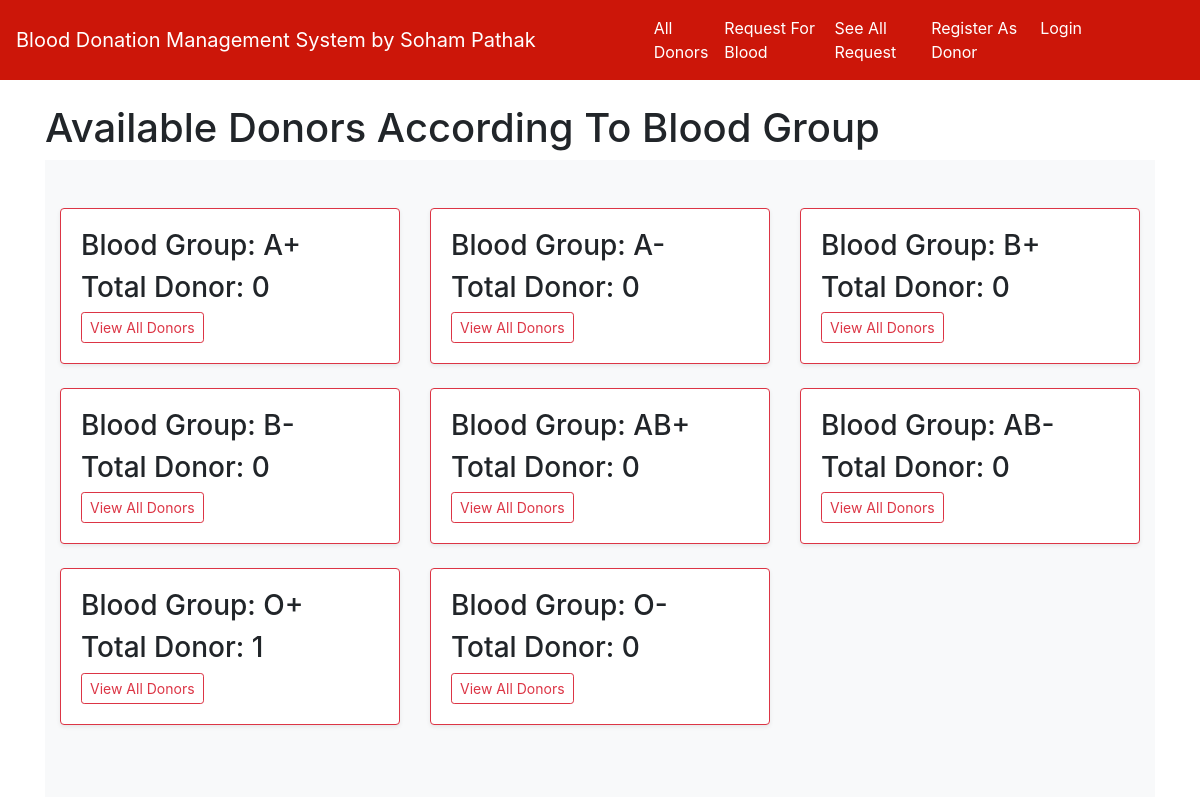
The page / on the database its author committed.
### home/models.py (models this page shows, shortened)
class BloodGroup(models.Model):
    name = models.CharField(max_length=5)

### home/views.py (the view)
# urls.py: path("", views.index, name="index"),
def index(request):
    all_group = BloodGroup.objects.annotate(total=Count('donor'))
    return render(request, "index.html", {'all_group':all_group})

### home/templates/index.html (shortened to what this page needs)
{% extends 'base.html' %}
{% load static %}
{% block body %}
<div class="container">
<h1>Available Donors According To Blood Group</h1>
  <div class="album py-5 bg-light">
    <div class="container">
      <div class="row">
        {% for i in all_group %}
        <div class="col-md-4">
          <div class="card mb-4 shadow-sm border-danger">
            <div class="card-body">
              <h3 class="card-text">Blood Group: {{i.name}}</h3>
              <h3 class="card-text">Total Donor: {{i.total}}</h3>
              <div class="d-flex justify-content-between align-items-center">
                <div class="btn-group">
                  <a href="/donors_list/{{i.id}}/" class="btn btn-sm btn-outline-danger">View All Donors</a>
                </div>
              </div>
            </div>
          </div>
        </div>
        {% endfor %}
      </div>
    </div>
  </div>
</div>
{% endblock %}

### rows shown on the page
BloodGroup: name "A+", total "0"
BloodGroup: name "A-", total "0"
BloodGroup: name "B+", total "0"
BloodGroup: name "B-", total "0"
BloodGroup: name "AB+", total "0"
BloodGroup: name "AB-", total "0"
BloodGroup: name "O+", total "1"
BloodGroup: name "O-", total "0"
